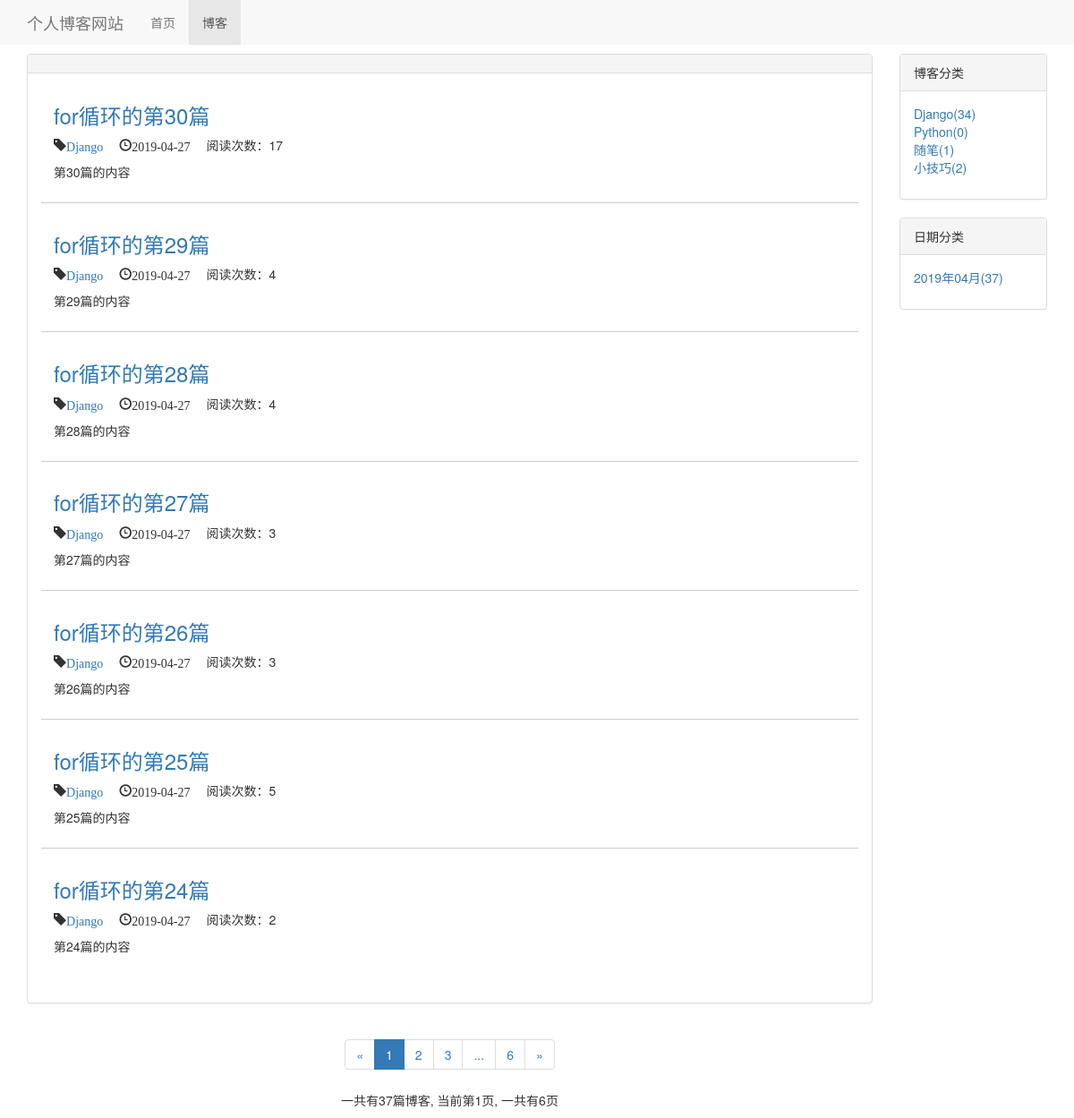
The page /blog/ on the database as committed earlier.
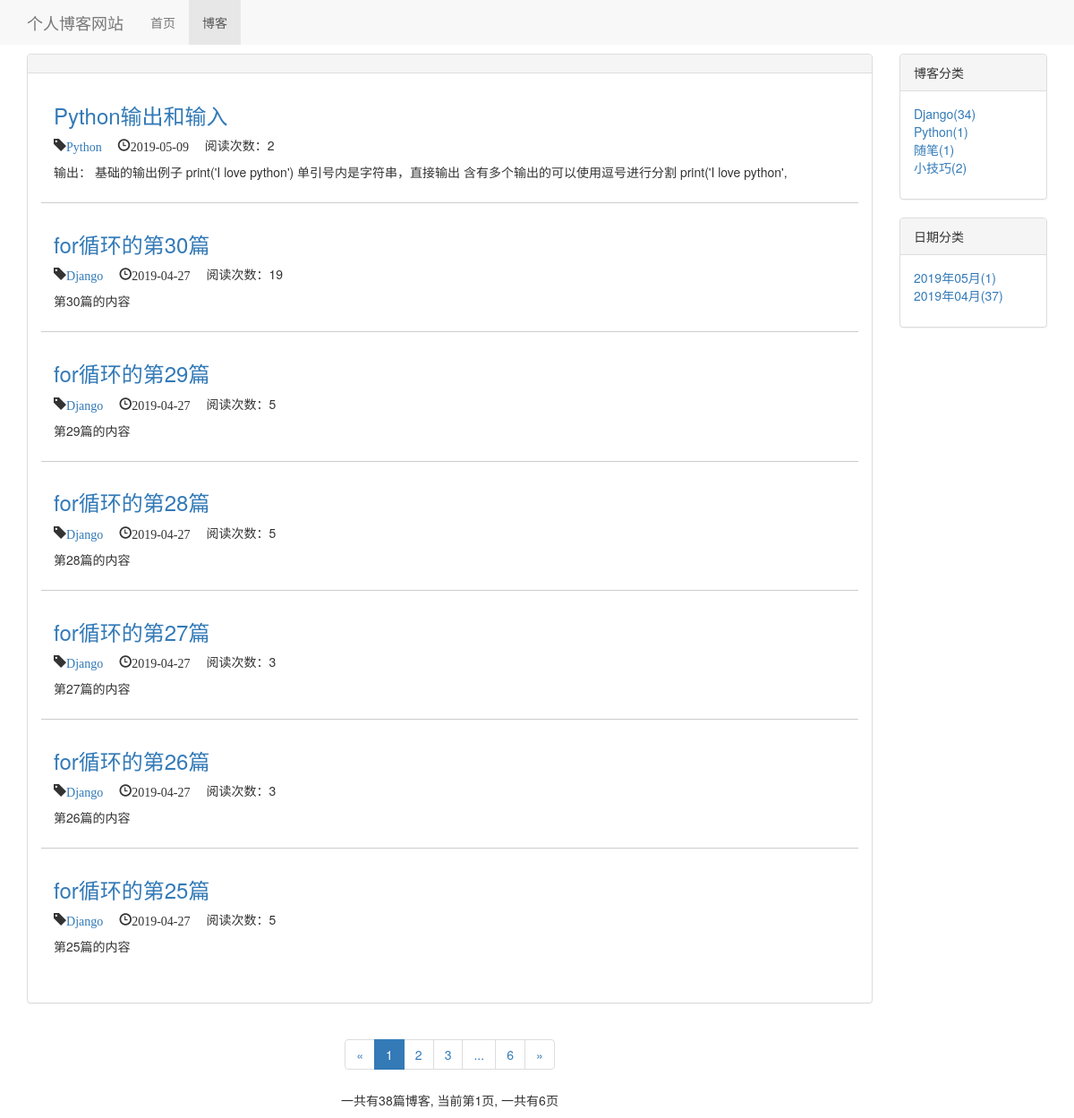
The same page on the database as committed later.
### blog/models.py (models this page shows, shortened)
class Blog(models.Model, ReadNumExpandMethod):
    read_details = GenericRelation(ReadDetail)
    title = models.CharField(max_length=50)
    blog_type = models.ForeignKey(BlogType, on_delete=models.DO_NOTHING)
    content = RichTextUploadingField(config_name='my_config')
    author = models.ForeignKey(User, on_delete=models.DO_NOTHING)
    created_time = models.DateTimeField(auto_now_add=True)
    last_update_time = models.DateTimeField(auto_now=True)
    is_delete = models.BooleanField(default=False)
    class Meta:
        ordering = ['-created_time']  # 按照创建时间新到旧进行排序

class BlogType(models.Model):
    blog_type = models.CharField(max_length=15)
    def __str__(self):
        return self.blog_type

### read_statistics/models.py (models this page shows)
class ReadNum(models.Model):
    read_num = models.IntegerField(default=0)
    content_type = models.ForeignKey(ContentType, on_delete=models.DO_NOTHING)
    object_id = models.PositiveIntegerField()
    content_object = GenericForeignKey('content_type', 'object_id')

### blog/views.py (the view)
# urls.py: path('', views.Blog_list, name='blog_list'),
def Blog_list(request):
    blogs_all_list = Blog.objects.filter(is_delete=False)
    context = get_common_blog_data(request, blogs_all_list)
    return render(request, "blog/blog_list.html", context)

### read_statistics/models.py (called while the page is built)
    def get_read_num(self):
        try:
            ct = ContentType.objects.get_for_model(self)
            readnum = ReadNum.objects.get(content_type=ct, object_id=self.pk)
            return readnum.read_num
        except exceptions.ObjectDoesNotExist:
            return 0

### blog/templates/blog/blog_list.html (shortened to what the changed rows need)
{% extends 'base.html' %}
{% load staticfiles %}
{% block header_extends %}
    <link rel="stylesheet" href="{% static 'blog.css' %}">
{% endblock %}
{% block content %}
    <div class="container">
        <div class="row">
            <div class="col-xs-12 col-sm-8 col-md-9 col-lg-10">
                <div class="panel panel-default">
                    <div class="panel-body">
                        <ul style="list-style-type: none">
                            {% for blog in page_of_blogs %}
                                <div class="blog">
                                    <h3><a href="{% url 'blog_detail' blog.pk %}">{{ blog.title }}</a></h3>
                                    <p class="blog-info">
                                        <span class="glyphicon glyphicon-tag"><a href="{% url 'blog_with_type' blog.blog_type.pk %}">{{ blog.blog_type }}</a></span>
                                        <span class="glyphicon glyphicon-time">{{ blog.created_time | date:'Y-m-d' }}</span>
                                        <span>阅读次数：{{ blog.get_read_num }}</span>
                                    </p>
                                    <p>{{ blog.content | striptags | safe | truncatechars:120 }}</p>
                                </div>
                            {% empty %}
                                <div class="blog">
                                    <h3>--暂无博客敬请期待--</h3>
                                </div>
                            {% endfor %}
                        </ul>
                    </div>
                </div>
                <div class="paginator">
                    <ul class="pagination">
                        <li>
                        </li>
                            {% for page_num in page_list %}
                                {% if page_num == page_of_blogs.number%}
                                    <li class="active"><span>{{ page_num }}</span></li>
                                {% elif page_num == '...'%}
                                    <li><span>{{ page_num }}</span></li>
                                {% else %}
                                    <li><a href="?page={{ page_num }}">{{ page_num }}</a></li>
                                {% endif %}
                            {% endfor %}
                        <li>
                        </li>
                    </ul>
                    <p>
                        一共有{{ blog_count }}篇博客, 当前第{{ page_of_blogs.number }}页, 一共有{{ total_page }}页
                    </p>
                </div>
            </div>
            <div class="hidden-xs col-sm-4 col-md-3 col-lg-2">
                <div class="panel panel-default">
                    <div class="panel-body">
                        <ul class="blog-types">
                            {% for blog_type in blog_type %}
                                <li>
                                    <a href="{% url 'blog_with_type' blog_type.pk %}">
                                        {{ blog_type.blog_type }}({{ blog_type.blog_count }})
                                    </a></li>
                            {% empty %}
                                <li>暂无分类</li>
                            {% endfor %}
                        </ul>
                    </div>
                </div>
                <div class="panel panel-default">
                    <div class="panel-body">
                        <ul class="blog-date">
                            {% for blog_date, blog_date_count in blog_date.items %}
                                <li>
                                    <a href="{% url 'blos_with_date' blog_date.year blog_date.month %}">
                                        {{ blog_date | date:'Y年m月' }}({{ blog_date_count }})
                                    </a>
                                </li>
                            {% empty %}
                                <li>暂无分类</li>
                            {% endfor %}
                        </ul>
                    </div>
                </div>
            </div>
        </div>
    </div>
{% endblock %}

Rows that differ between the two databases and show on the page:
no longer on this page (row unchanged): Blog: title "for循环的第24篇", blog_type "Django", created_time "2019-04-27", get_read_num "2", content "第24篇的内容"
added Blog: title "Python输出和输入", blog_type "Python", created_time "2019-05-09", get_read_num "2", content "输出： 基础的输出例子 print('I love python') 单引号内是字符串，直接输出 含有多个输出的可以使用逗号进行分割 print('I love python',\u0003"
changed through a linked row, Blog "for循环的第30篇": get_read_num "17" → "19"
changed through a linked row, Blog "for循环的第29篇": get_read_num "4" → "5"
changed through a linked row, Blog "for循环的第28篇": get_read_num "4" → "5"
computed for BlogType "Python": blog_count "0" → "1"
Other text that changed with them:
{{ blog_count }}: "37" → "38"
new list line: "2019年05月 ( 1 )"
